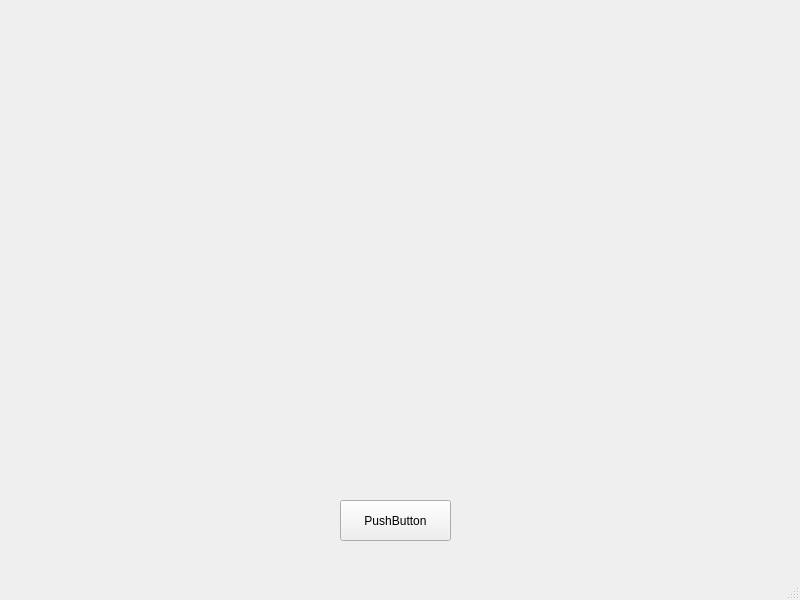
<?xml version="1.0" encoding="UTF-8"?>
<ui version="4.0">
 <class>MainWindow</class>
 <widget class="QMainWindow" name="MainWindow">
  <property name="geometry">
   <rect>
    <x>0</x>
    <y>0</y>
    <width>800</width>
    <height>600</height>
   </rect>
  </property>
  <property name="windowTitle">
   <string>MainWindow</string>
  </property>
  <widget class="QWidget" name="centralwidget">
   <widget class="QPushButton" name="pushButton">
    <property name="geometry">
     <rect>
      <x>340</x>
      <y>500</y>
      <width>111</width>
      <height>41</height>
     </rect>
    </property>
    <property name="minimumSize">
     <size>
      <width>111</width>
      <height>41</height>
     </size>
    </property>
    <property name="text">
     <string>PushButton</string>
    </property>
   </widget>
  </widget>
  <widget class="QMenuBar" name="menubar">
   <property name="geometry">
    <rect>
     <x>0</x>
     <y>0</y>
     <width>800</width>
     <height>21</height>
    </rect>
   </property>
  </widget>
  <widget class="QStatusBar" name="statusbar"/>
 </widget>
 <resources/>
 <connections/>
</ui>
